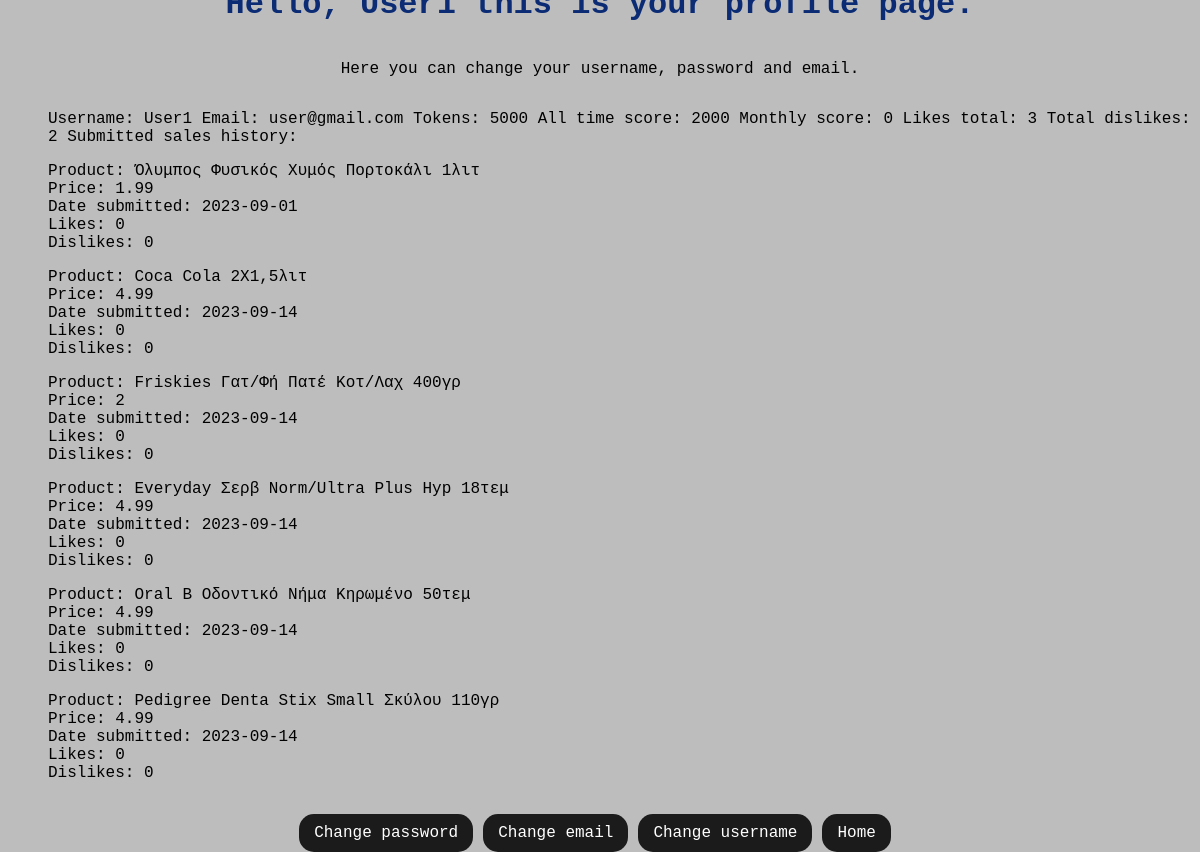
Before: /profile.php (signed in) with the older database file.
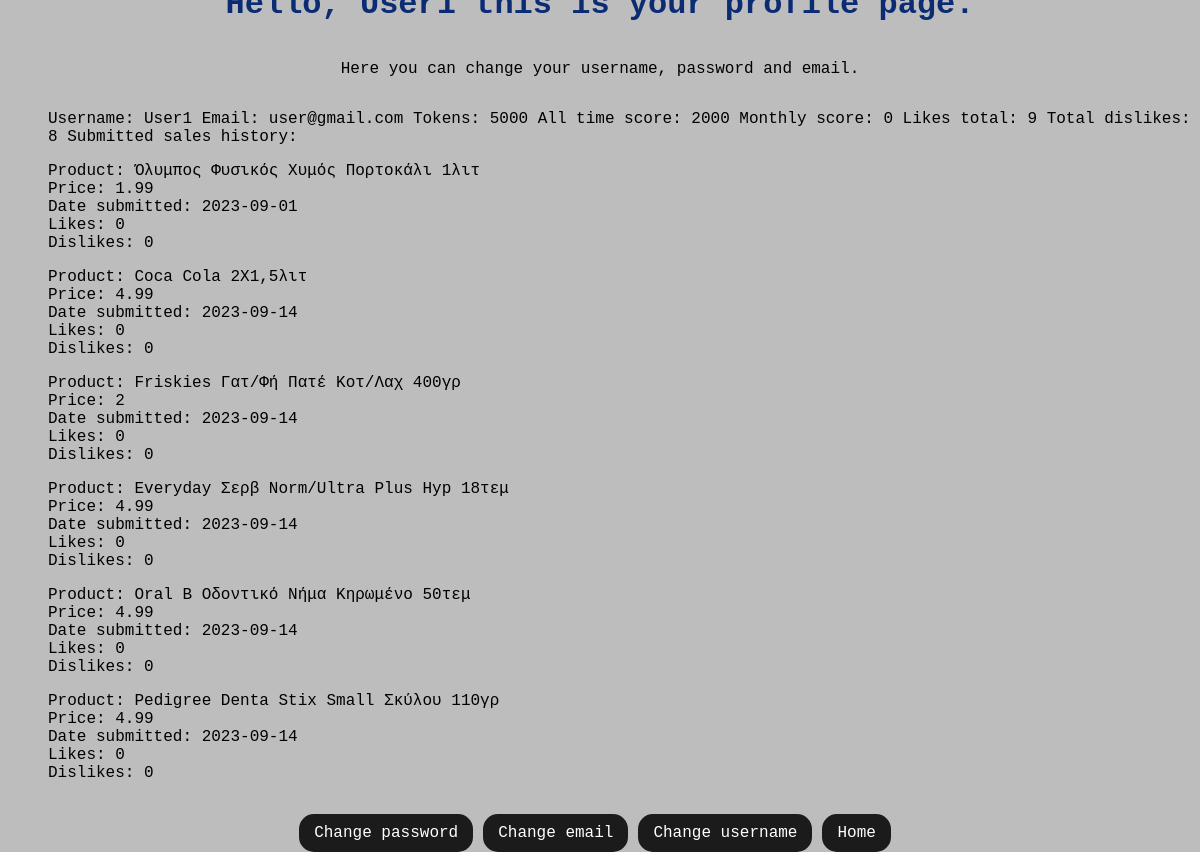
After: the same page with the newer database file.
### tables this page shows
CREATE TABLE `users` (
  `id` int(11) NOT NULL,
  `user_name` varchar(100) NOT NULL,
  `password` varchar(100) NOT NULL,
  `email` varchar(100) NOT NULL,
  `tokens` int(11) NOT NULL,
  `monthly_tokens` int(11) NOT NULL,
  `score` int(11) NOT NULL,
  `monthly_score` int(11) NOT NULL,
  `likes` int(11) NOT NULL DEFAULT 0,
  `dislikes` int(11) NOT NULL DEFAULT 0
);

CREATE TABLE `sales` (
  `id` int(11) NOT NULL,
  `price` double NOT NULL,
  `date` date NOT NULL,
  `active` tinyint(1) NOT NULL,
  `likes` int(11) NOT NULL DEFAULT 0,
  `dislikes` int(11) NOT NULL DEFAULT 0,
  `stock` tinyint(4) NOT NULL DEFAULT 1,
  `below_week_price` tinyint(1) NOT NULL DEFAULT 0,
  `below_day_price` tinyint(1) NOT NULL DEFAULT 0,
  `shop_id` int(11) NOT NULL,
  `user_id` int(11) DEFAULT NULL,
  `product_id` int(11) NOT NULL,
  `admin_id` int(11) DEFAULT NULL
);

CREATE TABLE `products` (
  `id` int(11) NOT NULL,
  `name` varchar(255) NOT NULL,
  `category` varchar(255) NOT NULL,
  `subcategory` varchar(255) NOT NULL
);

### profile.php (the view, shortened to what this page needs)
<?php
include "db_conn.php";
if(isset($_SESSION['id']) && isset($_SESSION['user_name']))
{
    $id = $_SESSION['id'];
    $uname = $_SESSION['user_name'];
    $email = $_SESSION['email'];
    $sqlemail = "SELECT * FROM users WHERE user_name='$uname' AND email='$email'";
    $result = mysqli_query($conn,$sqlemail);
    $row = mysqli_fetch_assoc($result);
    $sqlsales = "SELECT products.name, sales.price, sales.date, sales.likes, sales.dislikes FROM sales INNER JOIN products ON sales.product_id = products.id WHERE sales.user_id = '$id'";
    $sales_result = mysqli_query($conn,$sqlsales);
    ?>
    <!DOCTYPE html>
    <html>
    <head>
        <link rel="stylesheet" type="text/css" href="style.css">
    </head>
    <body>
        <h1>Hello, <?php echo $_SESSION['user_name']; ?> this is your profile page. </h1>
        <p>Here you can change your username, password and email.</p>
        <ul>
            <li>Username: <?php echo $_SESSION['user_name']; ?> </li>
            <li>Email: <?php echo $_SESSION['email']; ?></li>
            <li>Tokens: <?php echo $row['tokens']; ?></li>
            <li>All time score: <?php echo $row['score']; ?></li>
            <li>Monthly score: <?php echo $row['monthly_score']; ?></li>
            <li>Likes total: <?php echo $row['likes']; ?></li>
            <li>Total dislikes: <?php echo $row['dislikes']; ?></li>
            <li>Submitted sales history: <?php while($sales_row = mysqli_fetch_array($sales_result)) {
                $price = $sales_row['price'];
                $date = $sales_row['date'];
                $name = $sales_row['name'];
                $likes = $sales_row['likes'];
                $dislikes = $sales_row['dislikes'];
                echo '<p>'.'Product: '.$name.'<br>'.'Price: '.$price.'<br>'.'Date submitted: '.$date.'<br>'.'Likes: '.$likes.'<br>'.'Dislikes: '.$dislikes.'</p>';
            }?></li>
        </ul>
        <nav>
            <a href="home.php">Home</a>
            <a href="change-username.php">Change username</a>
            <a href="change-email.php">Change email</a>
            <a href="change-password.php">Change password</a>
        </nav>
    </body>
    </html>
    <?php
}
else
{
    header("Location: index.php");
    exit();
}

### style.css (style rules this page uses)
body { background: #bdbdbd; display: flex; justify-content: center; align-items: center; height: 100vh; flex-direction: column; }
* { font-family: 'Courier New', Courier, monospace; box-sizing: padding-box; }
h1 { text-align: center; color: rgb(11, 44, 116); }
a { float: right; background: rgb(27, 27, 27); padding: 10px 15px; color: #fff; border-radius: 15px; margin-right: 10px; border: none; text-decoration: none; }
nav { display: inline; }

### profile.php (style rules this page uses)
ul li { display: inline; }

Changed rows visible on the page:
changed users: likes "3" → "9"; dislikes "2" → "8"
